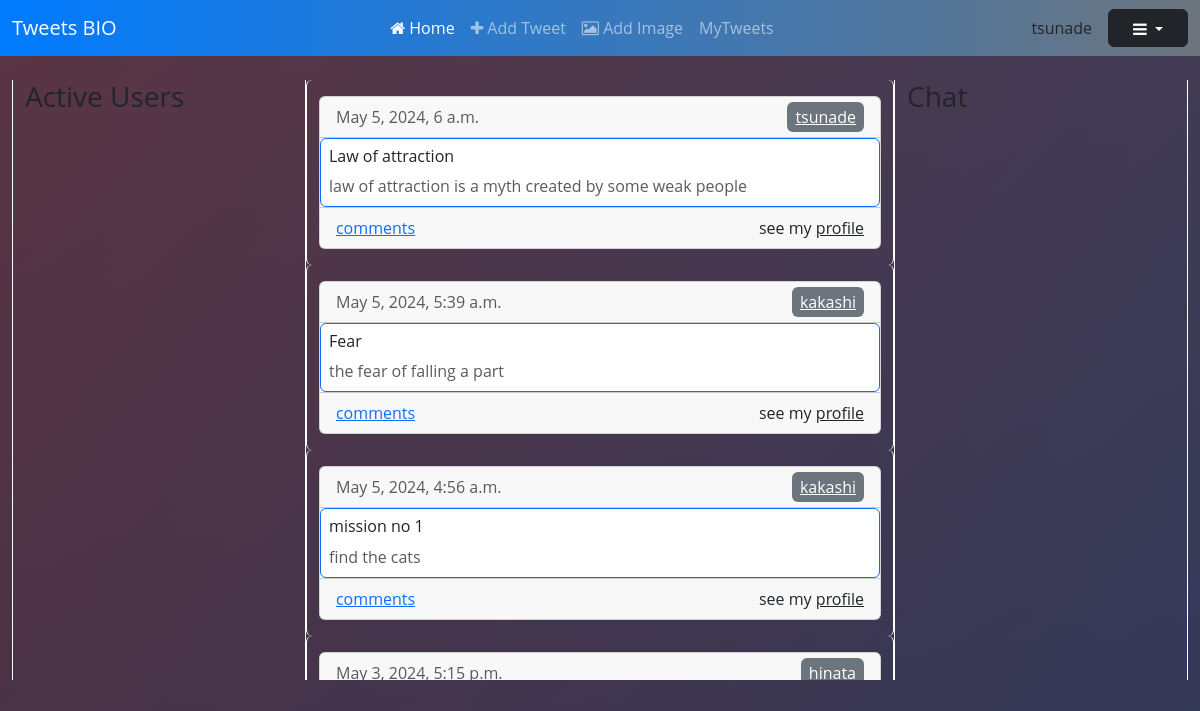
The app's page / (signed in), older data.
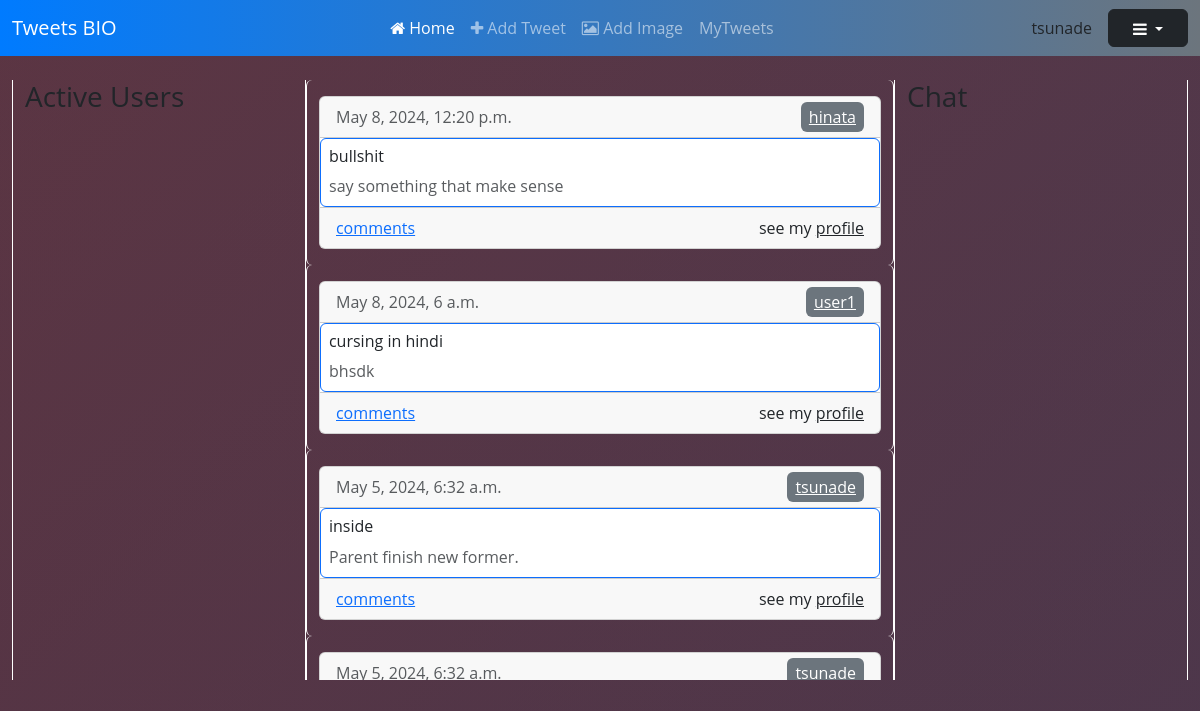
The same page, newer data.
### myapp/models.py (models this page shows, shortened)
class Tweets(models.Model):
    user = models.ForeignKey(User,on_delete=models.CASCADE)
    topic = models.CharField(max_length=50,null=False,blank=False)
    tweet = models.CharField(max_length=250,null=False,blank=False)
    pub_date = models.DateTimeField()

### myapp/views.py (the view)
# urls.py: path("",index_page,name="index_page"),
@login_required(login_url="login/")
def index_page(request):
    user_data = Tweets.objects.all().order_by("-pub_date")
    return render(request,"index.html",context={"page":"home","data":user_data})

### myapp/templates/index.html (shortened to what this page needs)
{% extends "base.html" %}
{% block navbar %}
<nav class="navbar navbar-expand-lg navbar-dark bg-dark">
  <div class="container-fluid">
    <a class="navbar-brand" href="/">Tweets BIO</a>
    <div class="collapse navbar-collapse" id="navbarNav">
      <ul class="navbar-nav mx-auto">
        <li class="nav-item">
          <a class="nav-link active" aria-current="page" href="{% url 'myapp:index_page' %}"><i class="fa fa-home"></i> Home</a>
        </li>
        <li class="nav-item">
          <a class="nav-link" href="{% url 'myapp:add_tweet_page' %}"><i class="fa fa-plus"></i> Add Tweet</a>
        </li>
        <li class="nav-item">
          <a class="nav-link" href="{% url 'myapp:add_image' %}"><i class="fa fa-image"></i> Add Image</a>
        </li>
        <li class="nav-item">
          <a class="nav-link" href="{% url 'myapp:all_tweets' request.user.username %}"></i>MyTweets</a>
        </li>
      </ul>
    </div>
    <div class="text-center me-3">
      <a class="nav-link font-weight-bold" href="#">{{request.user.username}}</a>
    </div>
    <div class="dropdown">
      <button class="btn btn-dark dropdown-toggle" type="button" id="dropdownMenuButton" aria-expanded="false">
        <i class="fa fa-bars"></i>
      </button>
    </div>
  </div>
</nav>
{% endblock navbar %}
{% block body %}
<div class="container-fluid p-4">
  <div class="row">
    <div class="col-lg-3 border border-white border-top-0 border-bottom-0 rounded-0">
      <h3>Active Users</h3>
    </div>
    <div class="col-lg-6" style="max-height: 600px; overflow-y: auto; scrollbar-width: none; -ms-overflow-style: none;">
      {% if data %}
        {% for element in data %}
          <div class="row">
            <div class="col-lg-12 border border-white border-top-0 border-bottom-0 rounded">
              <div class="card my-3">
                <div class="card-header d-flex justify-content-between align-items-center">
                  <span class="font-light text-muted">{{element.pub_date}}</span>
                  <div>
                    <a class="no-decoration px-2 py-1 bg-secondary text-white font-weight-bold rounded hover:bg-gray-500 mr-2 " href="{% url 'myapp:update_tweet' element.id %}">{{element.user.username}}</a>
                  </div>
                </div>
                <div class="card-body border border-primary rounded p-2">
                  <h2 class="card-title h6 text-dark">{{element.topic}}</h2>
                  <p class="card-text text-muted mb-0">{{element.tweet}}</p>
                </div>
                <div class="card-footer d-flex justify-content-between align-items-center">
                  <a class="text-primary" href="#">comments</a>
                  <div>
                    <p class="mb-0">see my <a class="text-dark font-weight-bold" style="text-decoration:underline" href="{% url 'myapp:show_profile' element.user.username %}">profile</a></p>
                  </div>
                </div>
              </div>
            </div>
          </div>
        {% endfor %}
      {% endif %}
    </div>
    <div class="col-lg-3 border border-white border-top-0 border-bottom-0 rounded-0">
      <h3>Chat</h3>
    </div>
  </div>
</div>
{% endblock body %}

Row changes from the older to the newer data that the page shows:
no longer on this page (row unchanged): Tweets: pub_date "May 5, 2024, 6 a.m.", user.username "tsunade", topic "Law of attraction", tweet "law of attraction is a myth created by some weak people"
no longer on this page (row unchanged): Tweets: pub_date "May 5, 2024, 5:39 a.m.", user.username "kakashi", topic "Fear", tweet "the fear of falling a part"
no longer on this page (row unchanged): Tweets: pub_date "May 5, 2024, 4:56 a.m.", user.username "kakashi", topic "mission no 1", tweet "find the cats"
removed Tweets: pub_date "May 3, 2024, 5:15 p.m.", user.username "hinata"
added Tweets: pub_date "May 8, 2024, 12:20 p.m.", user.username "hinata", topic "bullshit", tweet "say something that make sense"
added Tweets: pub_date "May 8, 2024, 6 a.m.", user.username "user1", topic "cursing in hindi", tweet "bhsdk"
added Tweets: pub_date "May 5, 2024, 6:32 a.m.", user.username "tsunade", topic "inside", tweet "Parent finish new former."
added Tweets: pub_date "May 5, 2024, 6:32 a.m.", user.username "tsunade"
